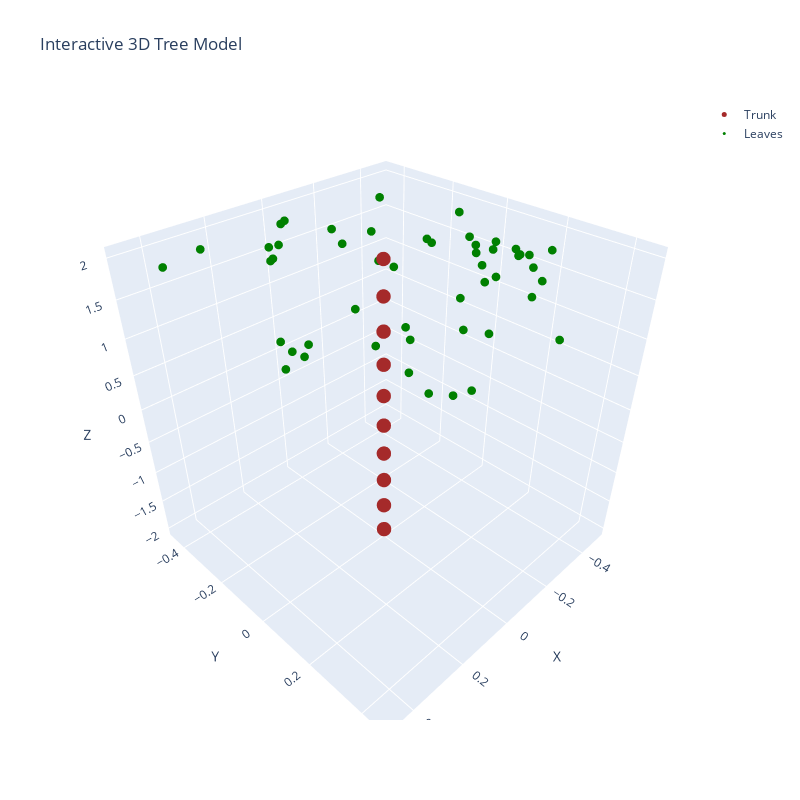

Notebook source saved alongside this figure:
### Code cell
import plotly.graph_objects as go

# Create a 3D scatter plot
fig = go.Figure()

# Plot trunk points
fig.add_trace(go.Scatter3d(
    x=[params[0] for params in trunk_params],
    y=[params[1] for params in trunk_params],
    z=[params[2] for params in trunk_params],
    mode='markers',
    marker=dict(size=5, color='brown'),
    name='Trunk'
))

# Plot leaf points
fig.add_trace(go.Scatter3d(
    x=[params[0] for params in leaves_params],
    y=[params[1] for params in leaves_params],
    z=[params[2] for params in leaves_params],
    mode='markers',
    marker=dict(size=3, color='green'),
    name='Leaves'
))

# Update layout for better visualization and custom size
fig.update_layout(
    scene=dict(
        xaxis_title='X',
        yaxis_title='Y',
        zaxis_title='Z'
    ),
    title="Interactive 3D Tree Model",
    width=800,  # Width in pixels
    height=800  # Height in pixels
)

# Show the plot
fig.show()

### Figure 1 — Plotly figure (JSON) as saved in the notebook; plotly's stock layout.template omitted (floating-point values rounded to 4 significant figures)
{"data": [{"marker": {"color": "brown", "size": 5}, "mode": "markers", "name": "Trunk", "type": "scatter3d", "x": [0, 0, 0, 0, 0, 0, 0, 0, 0, 0], "y": [0, 0, 0, 0, 0, 0, 0, 0, 0, 0], "z": [-2, -1.556, -1.111, -0.6667, -0.2222, 0.2222, 0.6667, 1.111, 1.556, 2]}, {"marker": {"color": "green", "size": 3}, "mode": "markers", "name": "Leaves", "type": "scatter3d", "x": [-0.2187, 0.06928, 0.08895, -0.3981, -0.4883, -0.3813, -0.3509, 0.4716, -0.135, -0.4425, 0.3689, -0.1302, -0.2304, 0.2246, 0.2791, 0.11, 0.2015, 0.353, -0.0539, 0.366, 0.3062, -0.3813, 0.1797, 0.08559, -0.4121, -0.2335, 0.112, -0.03391, -0.05722, -0.4323, -0.111, -0.3069, -0.06675, -0.4129, 0.3192, -0.3841, -0.2347, -0.2952, 0.3983, -0.3391, -0.04132, 0.105, 0.1802, 0.2556, -0.2969, -0.1636, -0.2387, -0.4068, -0.265, 0.3107], "y": [-0.02729, 0.3131, 0.1578, -0.01213, 0.08088, 0.1951, 0.04911, 0.1735, 0.4394, -0.1126, 0.06956, -0.2883, -0.2683, 0.2905, 0.4556, 0.1916, 0.103, 0.009145, -0.4519, 0.1078, 0.2696, 0.1447, -0.2288, -0.3105, 0.2265, 0.292, -0.3203, -0.4455, 0.2033, 0.02489, -0.0668, -0.1188, -0.08111, 0.04558, 0.0684, -0.0257, 0.3143, 0.1903, -0.3942, -0.338, 0.3061, -0.3159, 0.4283, -0.4346, 0.136, -0.3681, 0.1077, 0.1622, 0.1236, 0.4195], "z": [1.879, 1.791, 1.584, 1.649, 1.533, 1.665, 1.529, 1.815, 1.56, 1.902, 1.622, 1.635, 1.703, 1.55, 1.749, 1.532, 1.875, 1.594, 1.822, 1.632, 1.942, 1.741, 1.894, 1.858, 1.882, 1.658, 1.849, 1.81, 1.768, 1.597, 1.665, 1.702, 1.78, 1.749, 1.612, 1.756, 1.877, 1.995, 1.876, 1.952, 1.552, 1.704, 1.548, 1.852, 1.578, 1.687, 1.91, 1.743, 1.538, 1.757]}], "layout": {"height": 800, "scene": {"xaxis": {"title": {"text": "X"}}, "yaxis": {"title": {"text": "Y"}}, "zaxis": {"title": {"text": "Z"}}}, "title": {"text": "Interactive 3D Tree Model"}, "width": 800}}
